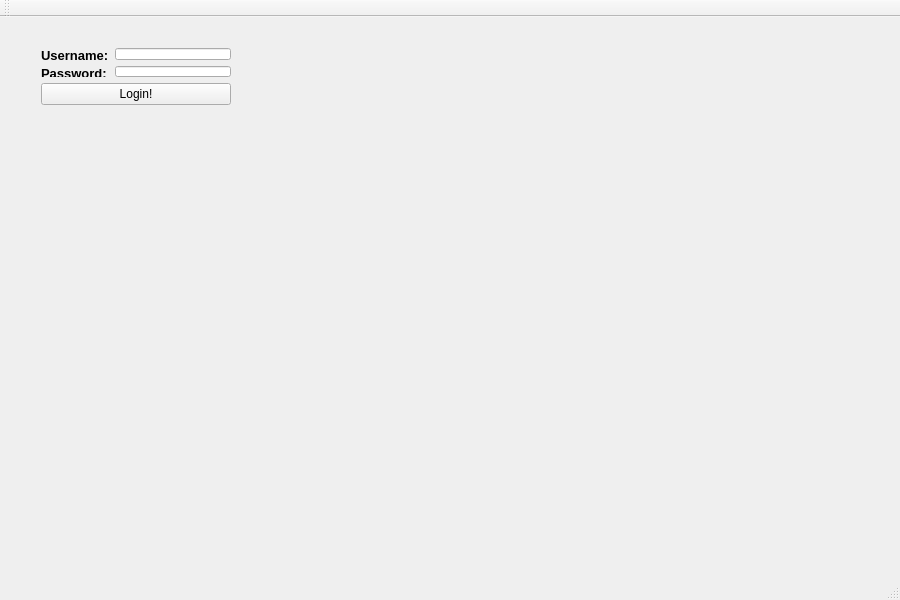
<?xml version="1.0" encoding="UTF-8"?>
<ui version="4.0">
 <class>MainWindow</class>
 <widget class="QMainWindow" name="MainWindow">
  <property name="geometry">
   <rect>
    <x>0</x>
    <y>0</y>
    <width>900</width>
    <height>600</height>
   </rect>
  </property>
  <property name="minimumSize">
   <size>
    <width>900</width>
    <height>600</height>
   </size>
  </property>
  <property name="windowTitle">
   <string>MainWindow</string>
  </property>
  <widget class="QWidget" name="centralWidget">
   <widget class="QWidget" name="">
    <property name="geometry">
     <rect>
      <x>30</x>
      <y>20</y>
      <width>212</width>
      <height>79</height>
     </rect>
    </property>
    <layout class="QVBoxLayout" name="verticalLayout">
     <item>
      <layout class="QGridLayout" name="gridLayout">
       <item row="0" column="0">
        <widget class="QLabel" name="username_label">
         <property name="text">
          <string>&lt;html&gt;&lt;head/&gt;&lt;body&gt;&lt;p&gt;&lt;span style=&quot; font-size:10pt; font-weight:600;&quot;&gt;Username:&lt;/span&gt;&lt;/p&gt;&lt;/body&gt;&lt;/html&gt;</string>
         </property>
        </widget>
       </item>
       <item row="1" column="0">
        <widget class="QLabel" name="password_label">
         <property name="text">
          <string>&lt;html&gt;&lt;head/&gt;&lt;body&gt;&lt;p&gt;&lt;span style=&quot; font-size:10pt; font-weight:600;&quot;&gt;Password:&lt;/span&gt;&lt;/p&gt;&lt;/body&gt;&lt;/html&gt;</string>
         </property>
        </widget>
       </item>
       <item row="0" column="1">
        <widget class="QLineEdit" name="username_box"/>
       </item>
       <item row="1" column="1">
        <widget class="QLineEdit" name="password_box"/>
       </item>
      </layout>
     </item>
     <item>
      <widget class="QPushButton" name="login_btn">
       <property name="text">
        <string>Login!</string>
       </property>
      </widget>
     </item>
    </layout>
   </widget>
  </widget>
  <widget class="QMenuBar" name="menuBar">
   <property name="geometry">
    <rect>
     <x>0</x>
     <y>0</y>
     <width>900</width>
     <height>21</height>
    </rect>
   </property>
  </widget>
  <widget class="QToolBar" name="mainToolBar">
   <attribute name="toolBarArea">
    <enum>TopToolBarArea</enum>
   </attribute>
   <attribute name="toolBarBreak">
    <bool>false</bool>
   </attribute>
  </widget>
  <widget class="QStatusBar" name="statusBar"/>
 </widget>
 <layoutdefault spacing="6" margin="11"/>
 <resources/>
 <connections/>
</ui>
